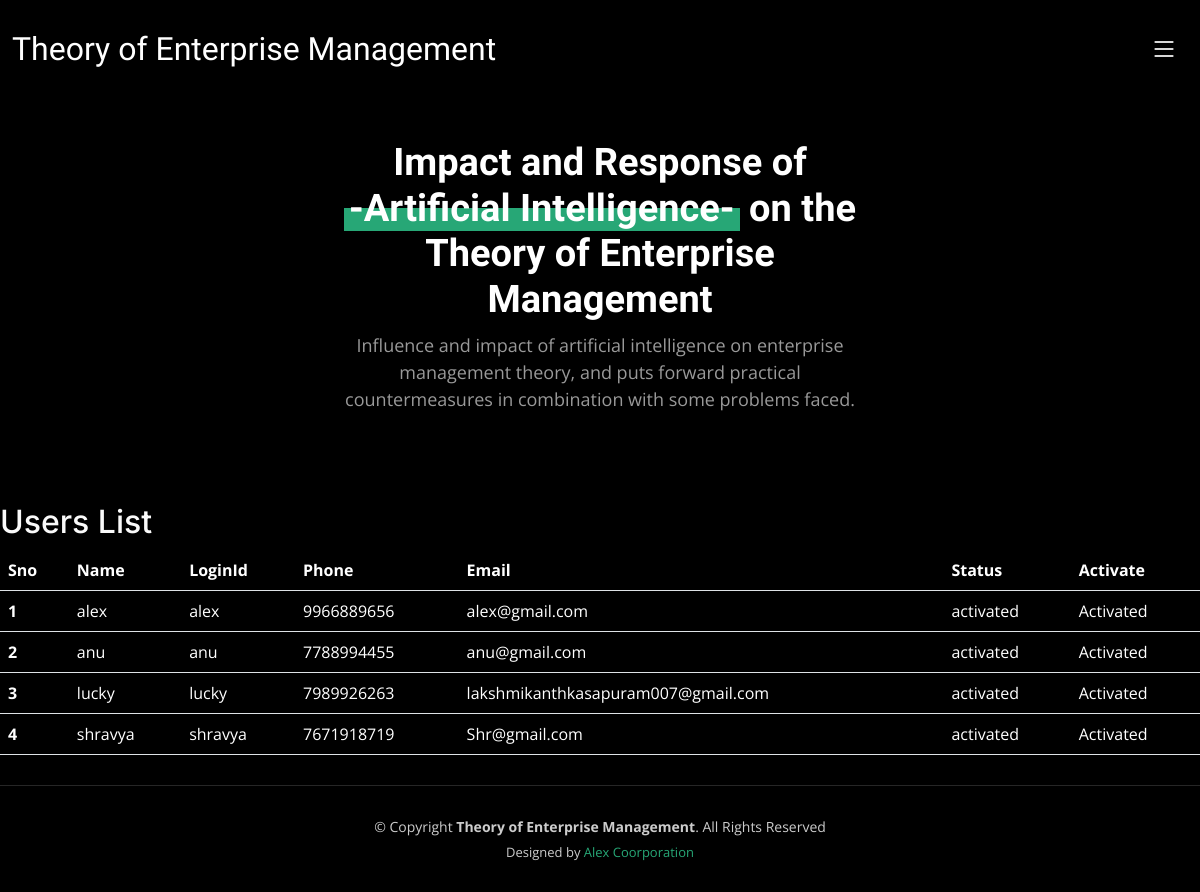
Page /view_registered_users/ on the committed database.
### users/models.py (models this page shows, shortened)
class UserRegistrationModel(models.Model):
    name = models.CharField(max_length=100)
    loginid = models.CharField(unique=True, max_length=100)
    password = models.CharField(max_length=100)
    mobile = models.CharField(unique=True, max_length=100)
    email = models.CharField(unique=True, max_length=100)
    locality = models.CharField(max_length=100)
    address = models.CharField(max_length=1000)
    city = models.CharField(max_length=100)
    state = models.CharField(max_length=100)
    status = models.CharField(max_length=100)
    class Meta:
        db_table = 'UserRegistrations'

### admins/views.py (the view)
# urls.py: path('view_registered_users/', admins_views.view_registered_users,
def view_registered_users(request):
    data = UserRegistrationModel.objects.all()
    return render(request, 'admins/view_registered_users.html', {'data': data})

### templates/admins/view_registered_users.html (shortened to what this page needs)
{% extends 'admins/admin_base.html' %}
{% block content %}
<h2>Users List</h2>
    <table class="table" style="color:white;">
        <thead>
            <tr>
                <th scope="col">Sno</th>
                <th scope="col">Name</th>
                <th scope="col">LoginId</th>
                <th scope="col">Phone</th>
                <th scope="col">Email</th>
                <th scope="col">Status</th>
                <th scope="col">Activate</th>
            </tr>
        </thead>
        <tbody>
            {% for user in data %}
            <tr>
                <th scope="row">{{ forloop.counter }}</th>
                <td>{{ user.name}}</td>
                <td>{{ user.loginid}}</td>
                <td>{{ user.mobile}}</td>
                <td>{{ user.email}}</td>
                <td>{{ user.status}}</td>
                {% if user.status == 'waiting' %}
                <td>
                    <a href="/AdminActivaUsers/?uid={{ user.id }}">Activate</a>
                </td>
                {% else %}
                <td> Activated</td>
                {% endif %}
            </tr>
            {% endfor %}
        </tbody>
    </table>
    {% endblock %}

### static/css/main.css (style rules this page uses)
:root { --font-default: "Open Sans", system-ui, -apple-system, "Segoe UI", Roboto, "Helvetica Neue", Arial, "Noto Sans", "Liberation Sans", sans-serif, "Apple Color Emoji", "Segoe UI Emoji", "Segoe UI Symbol", "Noto Color Emoji"; --font-primary: "Inter", sans-serif; --font-secondary: "Cardo", sans-serif; }
:root { --color-default: #fafafa; --color-primary: #27a776; --color-secondary: #161718; }
:root { scroll-behavior: smooth; }
body { font-family: var(--font-default); color: var(--color-default); background-color: #000; }
h1, h2, h3, h4, h5, h6 { font-family: var(--font-primary); }

### rows in the picture
UserRegistrationModel: name "alex", loginid "alex", mobile "9966889656", email "alex@gmail.com", status "activated", shows "Activated"
UserRegistrationModel: name "anu", loginid "anu", mobile "7788994455", email "anu@gmail.com", status "activated", shows "Activated"
UserRegistrationModel: name "lucky", loginid "lucky", mobile "7989926263", email "lakshmikanthkasapuram007@gmail.com", status "activated", shows "Activated"
UserRegistrationModel: name "shravya", loginid "shravya", mobile "7671918719", email "Shr@gmail.com", status "activated", shows "Activated"
